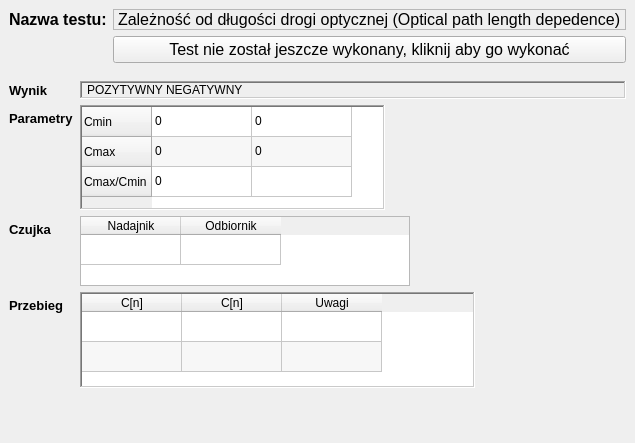
        <widget class="QWidget" name="pZaleznoscDlugisciDrogiOptycznej">
         <property name="styleSheet">
          <string notr="true"/>
         </property>
         <layout class="QVBoxLayout" name="verticalLayoutpZaleznoscDlugisciDrogiOptycznej">
          <property name="spacing">
           <number>0</number>
          </property>
          <property name="leftMargin">
           <number>0</number>
          </property>
          <property name="topMargin">
           <number>0</number>
          </property>
          <property name="rightMargin">
           <number>0</number>
          </property>
          <property name="bottomMargin">
           <number>0</number>
          </property>
          <item>
           <widget class="QWidget" name="zaleznoscDlugisciDrogiOptycznejWidget" native="true">
            <property name="sizePolicy">
             <sizepolicy hsizetype="Preferred" vsizetype="Minimum">
              <horstretch>0</horstretch>
              <verstretch>0</verstretch>
             </sizepolicy>
            </property>
            <property name="minimumSize">
             <size>
              <width>0</width>
              <height>70</height>
             </size>
            </property>
            <property name="maximumSize">
             <size>
              <width>16777215</width>
              <height>80</height>
             </size>
            </property>
            <property name="font">
             <font>
              <family>Arial</family>
              <pointsize>12</pointsize>
             </font>
            </property>
            <layout class="QFormLayout" name="formLayoutzaleznoscDlugisciDrogiOptycznejWidget">
             <property name="labelAlignment">
              <set>Qt::AlignLeading|Qt::AlignLeft|Qt::AlignTop</set>
             </property>
             <item row="0" column="0">
              <widget class="QLabel" name="eZaleznoscDlugisciDrogiOptycznejnazwaTestu">
               <property name="font">
                <font>
                 <family>Arial</family>
                 <pointsize>12</pointsize>
                 <bold>true</bold>
                </font>
               </property>
               <property name="text">
                <string>Nazwa testu:</string>
               </property>
              </widget>
             </item>
             <item row="0" column="1">
              <widget class="QLabel" name="zaleznoscDlugisciDrogiOptycznejnazwaTestu">
               <property name="maximumSize">
                <size>
                 <width>16777215</width>
                 <height>35</height>
                </size>
               </property>
               <property name="frameShape">
                <enum>QFrame::StyledPanel</enum>
               </property>
               <property name="text">
                <string>Zależność od długości drogi optycznej (Optical path length depedence)</string>
               </property>
              </widget>
             </item>
             <item row="1" column="1">
              <widget class="QPushButton" name="pbZaleznoscDlugisciDrogiOptycznej">
               <property name="text">
                <string>Test nie został jeszcze wykonany, kliknij aby go wykonać</string>
               </property>
              </widget>
             </item>
            </layout>
           </widget>
          </item>
          <item>
           <widget class="QWidget" name="zaleznoscDlugisciDrogiOptycznejWyniki" native="true">
            <layout class="QFormLayout" name="formLayoutzaleznoscDlugisciDrogiOptycznejWyniki">
             <item row="0" column="0">
              <widget class="QLabel" name="etZaleznoscDlugisciDrogiOptycznejResult">
               <property name="font">
                <font>
                 <family>Arial</family>
                 <pointsize>10</pointsize>
                 <bold>true</bold>
                </font>
               </property>
               <property name="text">
                <string>Wynik</string>
               </property>
              </widget>
             </item>
             <item row="0" column="1">
              <widget class="QLabel" name="zaleznoscDlugisciDrogiOptycznejResult">
               <property name="frameShape">
                <enum>QFrame::WinPanel</enum>
               </property>
               <property name="frameShadow">
                <enum>QFrame::Sunken</enum>
               </property>
               <property name="text">
                <string>POZYTYWNY NEGATYWNY</string>
               </property>
               <property name="margin">
                <number>2</number>
               </property>
               <property name="indent">
                <number>5</number>
               </property>
              </widget>
             </item>
             <item row="1" column="0">
              <widget class="QLabel" name="etzaleznoscDlugisciDrogiOptycznejParametry">
               <property name="font">
                <font>
                 <family>Arial</family>
                 <pointsize>10</pointsize>
                 <bold>true</bold>
                </font>
               </property>
               <property name="text">
                <string>Parametry</string>
               </property>
              </widget>
             </item>
             <item row="1" column="1">
              <widget class="QTableWidget" name="zaleznoscDlugisciDrogiOptycznejTableParams">
               <property name="sizePolicy">
                <sizepolicy hsizetype="Minimum" vsizetype="Minimum">
                 <horstretch>0</horstretch>
                 <verstretch>0</verstretch>
                </sizepolicy>
               </property>
               <property name="maximumSize">
                <size>
                 <width>305</width>
                 <height>105</height>
                </size>
               </property>
               <property name="frameShape">
                <enum>QFrame::WinPanel</enum>
               </property>
               <property name="verticalScrollBarPolicy">
                <enum>Qt::ScrollBarAsNeeded</enum>
               </property>
               <property name="horizontalScrollBarPolicy">
                <enum>Qt::ScrollBarAsNeeded</enum>
               </property>
               <property name="autoScroll">
                <bool>false</bool>
               </property>
               <property name="editTriggers">
                <set>QAbstractItemView::NoEditTriggers</set>
               </property>
               <property name="tabKeyNavigation">
                <bool>false</bool>
               </property>
               <property name="showDropIndicator" stdset="0">
                <bool>false</bool>
               </property>
               <property name="dragDropOverwriteMode">
                <bool>false</bool>
               </property>
               <property name="alternatingRowColors">
                <bool>true</bool>
               </property>
               <attribute name="horizontalHeaderVisible">
                <bool>false</bool>
               </attribute>
               <row>
                <property name="text">
                 <string>Cmin</string>
                </property>
               </row>
               <row>
                <property name="text">
                 <string>Cmax</string>
                </property>
               </row>
               <row>
                <property name="text">
                 <string>Cmax/Cmin</string>
                </property>
               </row>
               <column>
                <property name="text">
                 <string>Nazwa</string>
                </property>
               </column>
               <column>
                <property name="text">
                 <string>Wartość</string>
                </property>
               </column>
               <item row="0" column="0">
                <property name="text">
                 <string>0</string>
                </property>
               </item>
               <item row="0" column="1">
                <property name="text">
                 <string>0</string>
                </property>
               </item>
               <item row="1" column="0">
                <property name="text">
                 <string>0</string>
                </property>
               </item>
               <item row="1" column="1">
                <property name="text">
                 <string>0</string>
                </property>
               </item>
               <item row="2" column="0">
                <property name="text">
                 <string>0</string>
                </property>
               </item>
               <item row="2" column="1">
                <property name="text">
                 <string/>
                </property>
               </item>
              </widget>
             </item>
             <item row="3" column="0">
              <widget class="QLabel" name="etZaleznoscDlugisciDrogiOptycznejPrzebieg">
               <property name="font">
                <font>
                 <family>Arial</family>
                 <pointsize>10</pointsize>
                 <bold>true</bold>
                </font>
               </property>
               <property name="text">
                <string>Przebieg</string>
               </property>
              </widget>
             </item>
             <item row="3" column="1">
              <widget class="QTableWidget" name="zaleznoscDlugisciDrogiOptycznejTablePrzebieg">
               <property name="minimumSize">
                <size>
                 <width>395</width>
                 <height>90</height>
                </size>
               </property>
               <property name="maximumSize">
                <size>
                 <width>395</width>
                 <height>105</height>
                </size>
               </property>
               <property name="frameShape">
                <enum>QFrame::WinPanel</enum>
               </property>
               <property name="sizeAdjustPolicy">
                <enum>QAbstractScrollArea::AdjustToContents</enum>
               </property>
               <property name="autoScroll">
                <bool>false</bool>
               </property>
               <property name="editTriggers">
                <set>QAbstractItemView::NoEditTriggers</set>
               </property>
               <property name="tabKeyNavigation">
                <bool>false</bool>
               </property>
               <property name="showDropIndicator" stdset="0">
                <bool>false</bool>
               </property>
               <property name="dragDropOverwriteMode">
                <bool>false</bool>
               </property>
               <property name="alternatingRowColors">
                <bool>true</bool>
               </property>
               <property name="selectionMode">
                <enum>QAbstractItemView::NoSelection</enum>
               </property>
               <property name="wordWrap">
                <bool>false</bool>
               </property>
               <property name="cornerButtonEnabled">
                <bool>false</bool>
               </property>
               <attribute name="horizontalHeaderCascadingSectionResizes">
                <bool>true</bool>
               </attribute>
               <attribute name="horizontalHeaderMinimumSectionSize">
                <number>30</number>
               </attribute>
               <attribute name="verticalHeaderVisible">
                <bool>false</bool>
               </attribute>
               <attribute name="verticalHeaderCascadingSectionResizes">
                <bool>true</bool>
               </attribute>
               <attribute name="verticalHeaderShowSortIndicator" stdset="0">
                <bool>false</bool>
               </attribute>
               <attribute name="verticalHeaderStretchLastSection">
                <bool>false</bool>
               </attribute>
               <row>
                <property name="text">
                 <string>1</string>
                </property>
               </row>
               <row>
                <property name="text">
                 <string>2</string>
                </property>
               </row>
               <column>
                <property name="text">
                 <string>C[n]</string>
                </property>
               </column>
               <column>
                <property name="text">
                 <string>C[n]</string>
                </property>
               </column>
               <column>
                <property name="text">
                 <string>Uwagi</string>
                </property>
               </column>
              </widget>
             </item>
             <item row="4" column="1">
              <spacer name="verticalSpacerZaleznoscDlugisciDrogiOptycznej">
               <property name="orientation">
                <enum>Qt::Vertical</enum>
               </property>
               <property name="sizeHint" stdset="0">
                <size>
                 <width>20</width>
                 <height>40</height>
                </size>
               </property>
              </spacer>
             </item>
             <item row="2" column="0">
              <widget class="QLabel" name="etZaleznoscDlugisciDrogiOptycznejCzujka">
               <property name="font">
                <font>
                 <family>Arial</family>
                 <pointsize>10</pointsize>
                 <bold>true</bold>
                </font>
               </property>
               <property name="text">
                <string>Czujka</string>
               </property>
              </widget>
             </item>
             <item row="2" column="1">
              <widget class="QTableWidget" name="zaleznoscDlugisciDrogiOptycznejtableCzujka">
               <property name="minimumSize">
                <size>
                 <width>309</width>
                 <height>70</height>
                </size>
               </property>
               <property name="maximumSize">
                <size>
                 <width>330</width>
                 <height>70</height>
                </size>
               </property>
               <property name="editTriggers">
                <set>QAbstractItemView::NoEditTriggers</set>
               </property>
               <attribute name="verticalHeaderVisible">
                <bool>false</bool>
               </attribute>
               <row>
                <property name="text">
                 <string>1</string>
                </property>
               </row>
               <column>
                <property name="text">
                 <string>Nadajnik</string>
                </property>
               </column>
               <column>
                <property name="text">
                 <string>Odbiornik</string>
                </property>
               </column>
              </widget>
             </item>
            </layout>
           </widget>
          </item>
         </layout>
        </widget>
